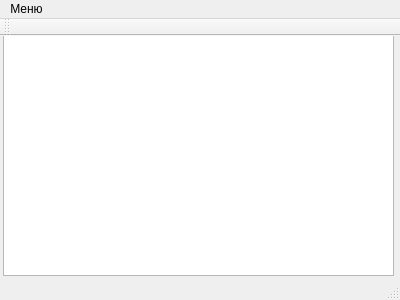
<?xml version="1.0" encoding="UTF-8"?>
<ui version="4.0">
 <class>MainWindow</class>
 <widget class="QMainWindow" name="MainWindow">
  <property name="geometry">
   <rect>
    <x>0</x>
    <y>0</y>
    <width>400</width>
    <height>300</height>
   </rect>
  </property>
  <property name="windowTitle">
   <string>Лабораторная работа №1</string>
  </property>
  <widget class="QWidget" name="centralWidget">
   <widget class="QTextEdit" name="textEdit">
    <property name="geometry">
     <rect>
      <x>3</x>
      <y>-1</y>
      <width>391</width>
      <height>241</height>
     </rect>
    </property>
   </widget>
  </widget>
  <widget class="QMenuBar" name="menuBar">
   <property name="geometry">
    <rect>
     <x>0</x>
     <y>0</y>
     <width>400</width>
     <height>21</height>
    </rect>
   </property>
   <widget class="QMenu" name="menu">
    <property name="title">
     <string>Меню</string>
    </property>
    <addaction name="action_2"/>
    <addaction name="action_3"/>
   </widget>
   <addaction name="menu"/>
  </widget>
  <widget class="QToolBar" name="mainToolBar">
   <attribute name="toolBarArea">
    <enum>TopToolBarArea</enum>
   </attribute>
   <attribute name="toolBarBreak">
    <bool>false</bool>
   </attribute>
  </widget>
  <widget class="QStatusBar" name="statusBar"/>
  <action name="action_2">
   <property name="text">
    <string>Авторы</string>
   </property>
  </action>
  <action name="action_3">
   <property name="text">
    <string>Выход</string>
   </property>
  </action>
  <action name="action_4">
   <property name="text">
    <string>Открыть</string>
   </property>
  </action>
  <action name="action_5">
   <property name="text">
    <string>Сохранить</string>
   </property>
  </action>
  <action name="action_6">
   <property name="text">
    <string>Очистить</string>
   </property>
  </action>
  <action name="action">
   <property name="text">
    <string>Писать</string>
   </property>
  </action>
 </widget>
 <layoutdefault spacing="6" margin="11"/>
 <resources/>
 <connections>
  <connection>
   <sender>action_3</sender>
   <signal>triggered()</signal>
   <receiver>MainWindow</receiver>
   <slot>close()</slot>
   <hints>
    <hint type="sourcelabel">
     <x>-1</x>
     <y>-1</y>
    </hint>
    <hint type="destinationlabel">
     <x>199</x>
     <y>149</y>
    </hint>
   </hints>
  </connection>
 </connections>
</ui>
